Frame 1 (no input): blank canvas, image omitted
Frame 60 (no input): blank canvas, image omitted
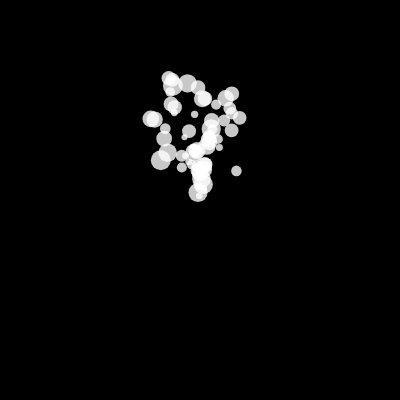
Frame 120 (the mouse pressed at the canvas centre since frame 60)

The p5.js sketch whose frames 1 and 60 were blank and that drew this single picture after the mouse press (run headless with seeded random() and noise() and a simulated clock; from frame 60 on, the mouse is pressed at the canvas centre):

// p5.js sketch
// ── sketch.js
class Walker {
  
  constructor(x = width / 2, y = height / 2, sz = 5) {
    walkers.push(this);
    this.pos = createVector(x, y);
    this.vel = createVector(random(-1, 1), random(-5, -3));
    this.alpha = 200;
    this.r = random(3,10);
  }

  update() {
    this.pos.add(this.vel);
    this.vel.y += .098;
    
    //this.alpha -=2;
    
    // wraparound left/right/top edge
    this.pos.x = (this.pos.x + width) % width;
    if (this.vel.y>0 && this.pos.y >= height-this.r) {
      this.vel.y *=-.8;
    }
  }

  draw() {
    noStroke();
    fill(255,this.alpha);
    circle(this.pos.x, this.pos.y, this.r * 2);
  }
}

const walkers = [];

function setup() {
  createCanvas(400, 400);
}

function draw() {
  background(0);
  if (mouseIsPressed) {
    new Walker(mouseX, mouseY);
  }
  for (let i = 0; i < walkers.length; i++) {
    walkers[i].update();
    walkers[i].draw();
  }
}
